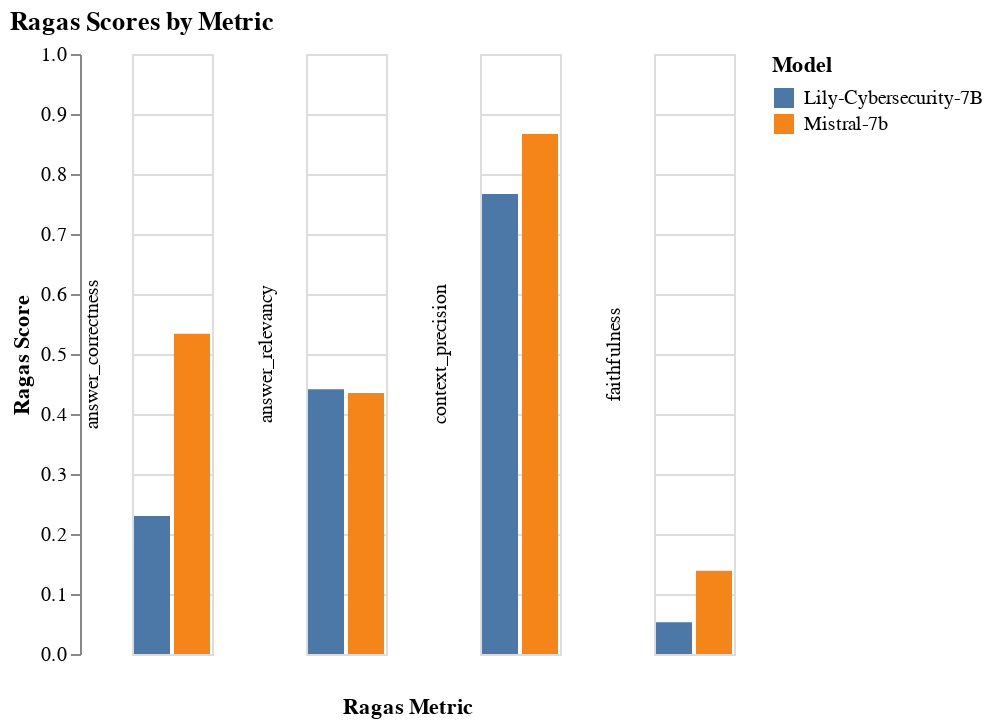

Source (notebook cell):
### Markdown cell above
### **Cell 10:  Compare Scores (Segolily Cybersecurity LLM vs Mistral LLM)**

### Code cell
import pandas as pd
import altair as alt
from IPython.display import display

# Your Ragas scores
segolily_sql_score = {'faithfulness': 0.0528, 'context_precision': 0.7667, 'answer_relevancy': 0.4411, 'answer_correctness': 0.2300}
mistral_sql_score = {'faithfulness': 0.1389, 'context_precision': 0.8667, 'answer_relevancy': 0.4351, 'answer_correctness': 0.5336}

# --- Data Preparation (common for all charts) ---
data = []
for metric, score in segolily_sql_score.items():
    # Update model name
    data.append({'Metric': metric, 'Score': score, 'Model': 'Lily-Cybersecurity-7B'})
for metric, score in mistral_sql_score.items():
    # Update model name
    data.append({'Metric': metric, 'Score': score, 'Model': 'Mistral-7b'})

df_scores = pd.DataFrame(data)

print("--- Faceted Bar Chart ---")
# --- Faceted Bar Chart ---
chart_faceted_bar = alt.Chart(df_scores).mark_bar().encode(
    x=alt.X('Model:N', axis=None), # Show model on x, but hide axis label
    # Set y-axis domain to [0, 1] within the scale parameter
    y=alt.Y('Score:Q', title='Ragas Score', scale=alt.Scale(domain=[0, 1])),
    color=alt.Color('Model:N'),
    column=alt.Column(
        'Metric:N',
        header=alt.Header(
            titleOrient="bottom",  # Title orientation
            labelOrient="left",    # Label orientation - changed to 'left' for vertical
            labelAngle=-90         # Angle of the label text (-90 for vertical)
        ),
        title='Ragas Metric'
    ), # Separate bars by metric
    tooltip=['Metric', 'Model', 'Score']
).properties(
    title='Ragas Scores by Metric'
)
display(chart_faceted_bar)

### Figure 1 — Vega-Lite specification as saved in the notebook (floating-point values rounded to 4 significant figures)
{"config": {"view": {"continuousWidth": 300, "continuousHeight": 300}}, "data": {"name": "data-a7b7f3935289a337e7697eeadbb752cc"}, "mark": {"type": "bar"}, "encoding": {"color": {"field": "Model", "type": "nominal"}, "column": {"field": "Metric", "header": {"labelAngle": -90, "labelOrient": "left", "titleOrient": "bottom"}, "title": "Ragas Metric", "type": "nominal"}, "tooltip": [{"field": "Metric", "type": "nominal"}, {"field": "Model", "type": "nominal"}, {"field": "Score", "type": "quantitative"}], "x": {"axis": null, "field": "Model", "type": "nominal"}, "y": {"field": "Score", "scale": {"domain": [0, 1]}, "title": "Ragas Score", "type": "quantitative"}}, "title": "Ragas Scores by Metric", "$schema": "https://vega.github.io/schema/vega-lite/v5.20.1.json", "datasets": {"data-a7b7f3935289a337e7697eeadbb752cc": [{"Metric": "faithfulness", "Score": 0.0528, "Model": "Lily-Cybersecurity-7B"}, {"Metric": "context_precision", "Score": 0.7667, "Model": "Lily-Cybersecurity-7B"}, {"Metric": "answer_relevancy", "Score": 0.4411, "Model": "Lily-Cybersecurity-7B"}, {"Metric": "answer_correctness", "Score": 0.23, "Model": "Lily-Cybersecurity-7B"}, {"Metric": "faithfulness", "Score": 0.1389, "Model": "Mistral-7b"}, {"Metric": "context_precision", "Score": 0.8667, "Model": "Mistral-7b"}, {"Metric": "answer_relevancy", "Score": 0.4351, "Model": "Mistral-7b"}, {"Metric": "answer_correctness", "Score": 0.5336, "Model": "Mistral-7b"}]}}
